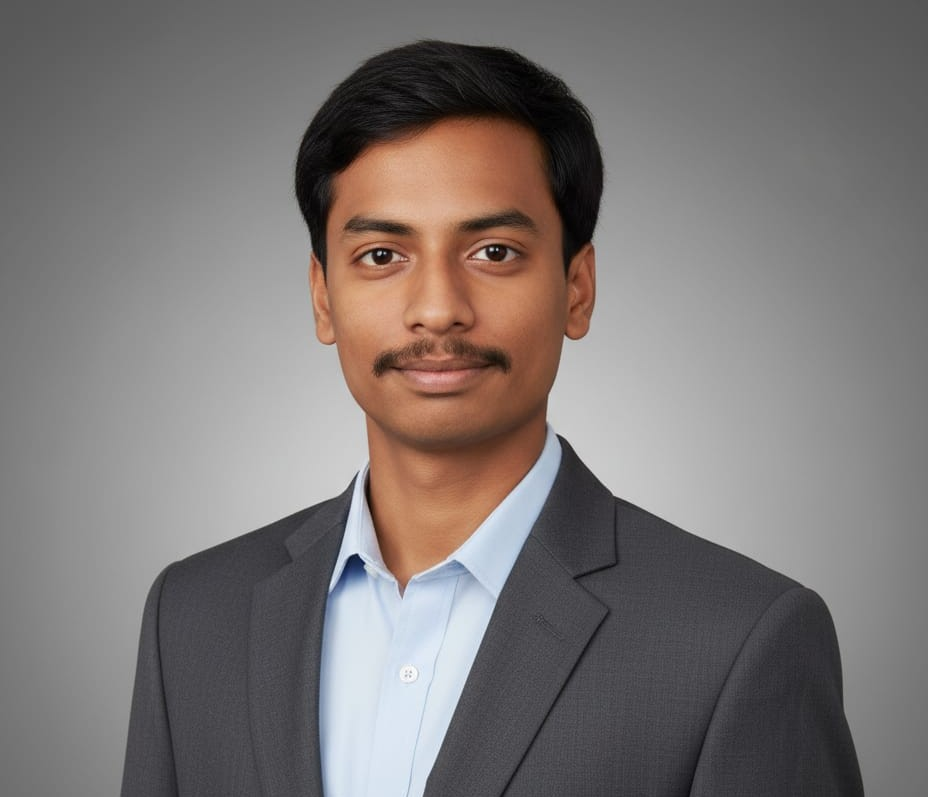
#> input picture openCV/DAY 2/shreekanth photo.jpeg, 928 x 797 px, found by its file name
$ python CV.py
#> lines starting #> are read from the running program, lines starting #| are printed output that depends on the picture; after the words box and inside, x2 and y2 are one past the last pixel; in counts of white or black regions, pixels touching at a corner belong together
import cv2
import numpy as np
import matplotlib.pyplot as plt

img = cv2.imread(r"C:\Users\shreekanth\OneDrive\Desktop\openCV\DAY 2\shreekanth photo.jpeg")
#> img is the input picture: shape (797, 928, 3); mean B, G, R 117.5, 119, 124.9
gray = cv2.cvtColor(img, cv2.COLOR_BGR2GRAY)
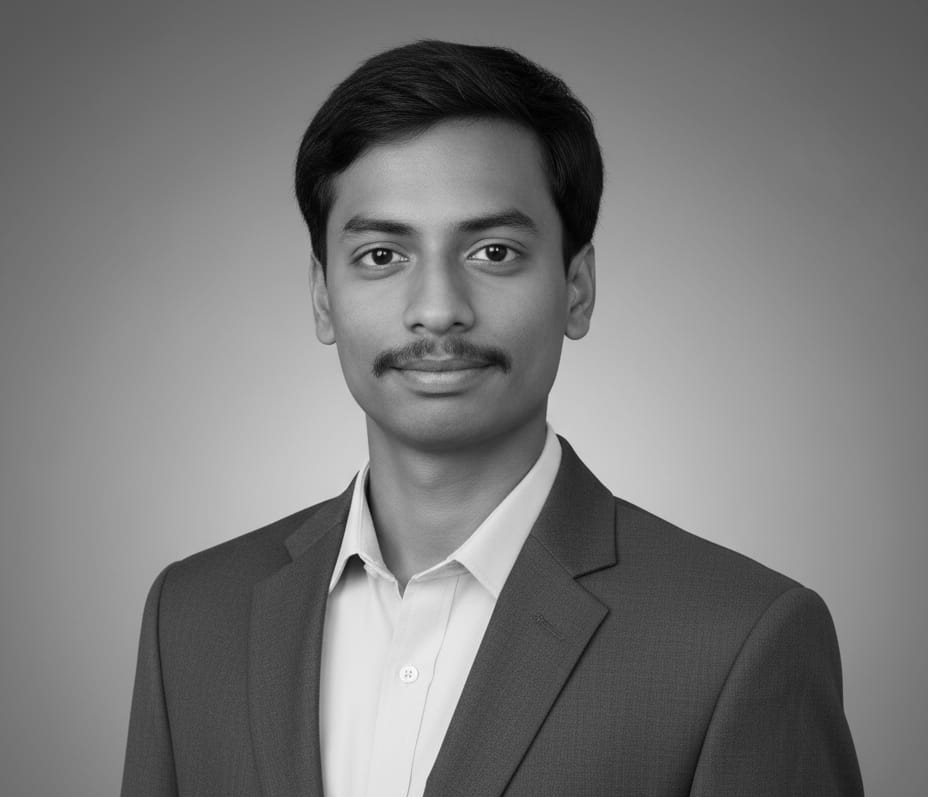
#> gray: shape (797, 928); min 0, max 254, mean 120.6

# 1. Different Thresholding
_, binary = cv2.threshold(gray, 127, 255, cv2.THRESH_BINARY)
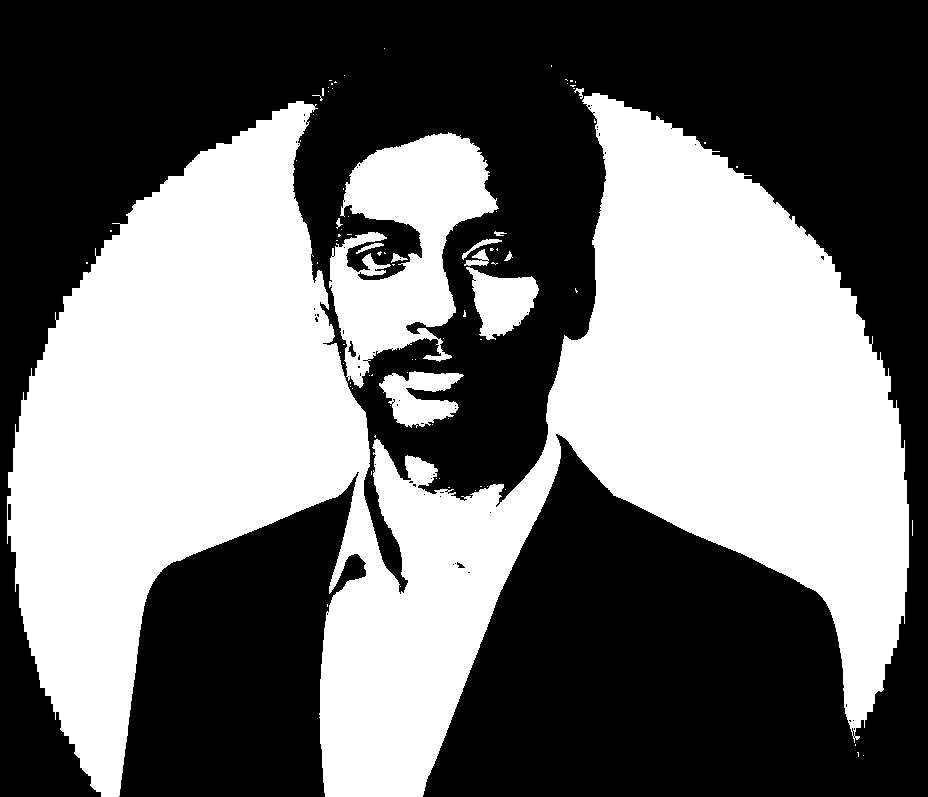
#> binary: shape (797, 928); 44.2% white; 85 white regions (73 under 20 px), largest, box (x1, y1, x2, y2) and area: (7, 93, 909, 797) 297942, (329, 132, 499, 388) 21881, (466, 267, 539, 340) 3114
_, otsu = cv2.threshold(gray, 0, 255, cv2.THRESH_BINARY + cv2.THRESH_OTSU)
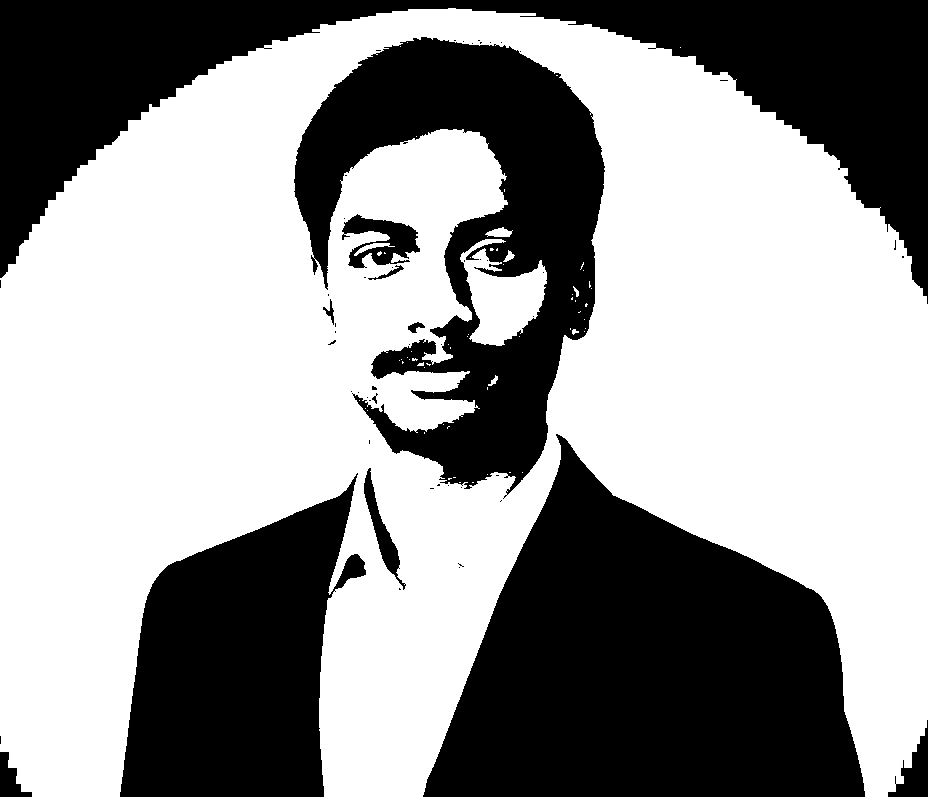
#> otsu: shape (797, 928); 59.2% white; 56 black regions (44 under 20 px), largest, box (x1, y1, x2, y2) and area: (423, 434, 865, 797) 98982, (0, 0, 928, 304) 82242, (294, 37, 605, 499) 64425

# 2. Adaptive Thresholding
adaptive = cv2.adaptiveThreshold(gray, 255, cv2.ADAPTIVE_THRESH_GAUSSIAN_C,
                                 cv2.THRESH_BINARY, 11, 2)
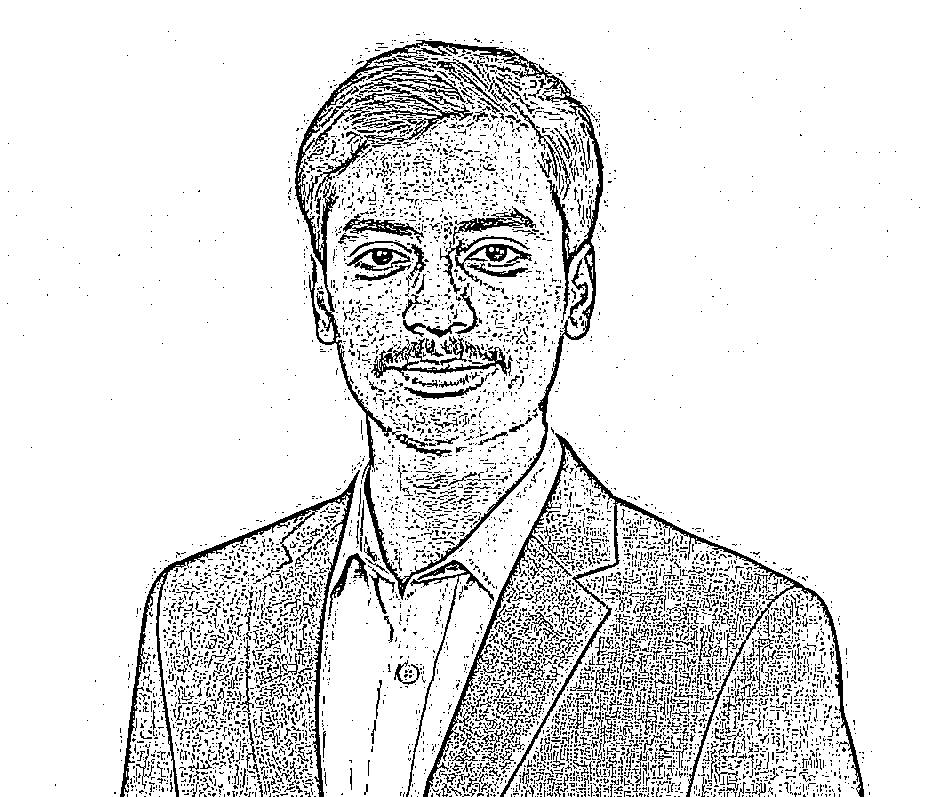
#> adaptive: shape (797, 928); 88.6% white; black in thin lines or dots

# 3. Noise Removal
blur = cv2.GaussianBlur(gray, (5,5), 0)
median = cv2.medianBlur(gray, 5)
bilateral = cv2.bilateralFilter(gray, 9, 75, 75)

# 4. Morphological Operations
kernel = np.ones((5,5), np.uint8)
erosion = cv2.erode(binary, kernel, iterations=1)
#> erosion: shape (797, 928); 41.5% white; 15 white regions (7 under 20 px), largest, box (x1, y1, x2, y2) and area: (9, 95, 907, 797) 284132, (332, 136, 495, 358) 17874, (474, 272, 536, 337) 2474
dilation = cv2.dilate(binary, kernel, iterations=1)
#> dilation: shape (797, 928); 47% white; 11 white regions, largest, box (x1, y1, x2, y2) and area: (5, 77, 915, 797) 338311, (460, 229, 541, 342) 4873, (377, 369, 466, 430) 3790
opening = cv2.morphologyEx(binary, cv2.MORPH_OPEN, kernel)
#> opening: shape (797, 928); 43.9% white; 11 white regions, largest, box (x1, y1, x2, y2) and area: (7, 93, 909, 797) 297219, (330, 134, 497, 386) 20980, (472, 270, 538, 339) 3034
closing = cv2.morphologyEx(binary, cv2.MORPH_CLOSE, kernel)
#> closing: shape (797, 928); 44.6% white; 18 white regions (11 under 20 px), largest, box (x1, y1, x2, y2) and area: (7, 79, 913, 797) 322477, (462, 231, 539, 340) 3801, (379, 371, 464, 428) 2971

# 5. Histogram Equalization
equalized = cv2.equalizeHist(gray)
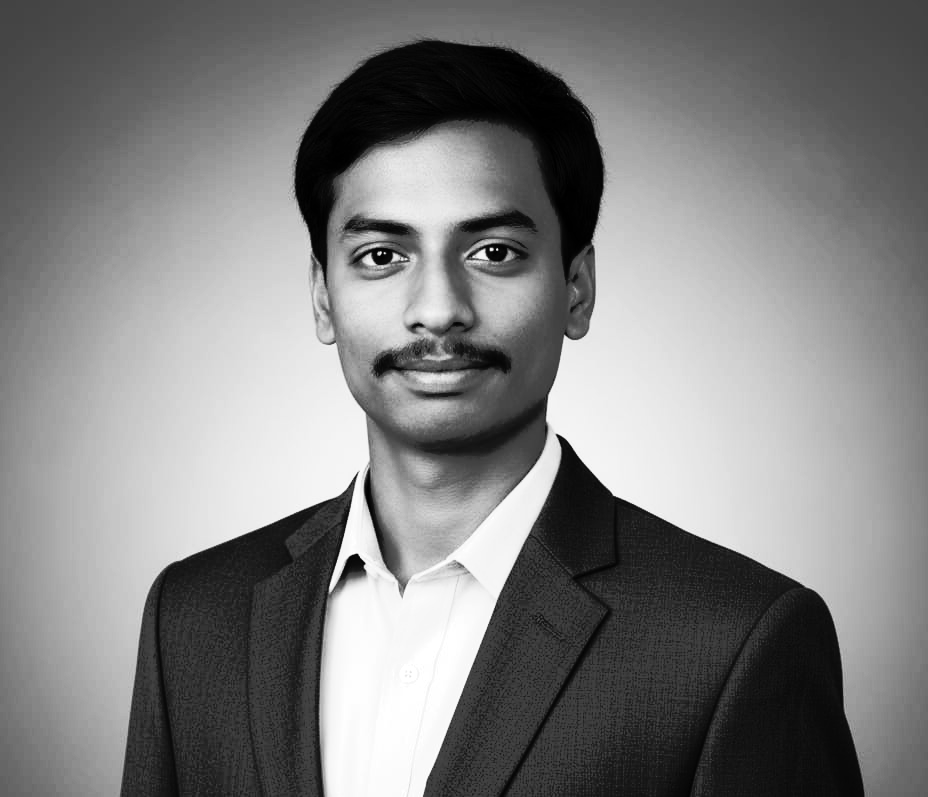
#> equalized: shape (797, 928); min 0, max 255, mean 128.3

# 6. Rotation
(h, w) = gray.shape
#> h = 797; w = 928
center = (w//2, h//2)
#> center = (464, 398)
M = cv2.getRotationMatrix2D(center, 45, 1.0)   # 45 degrees
rotated = cv2.warpAffine(gray, M, (w, h))
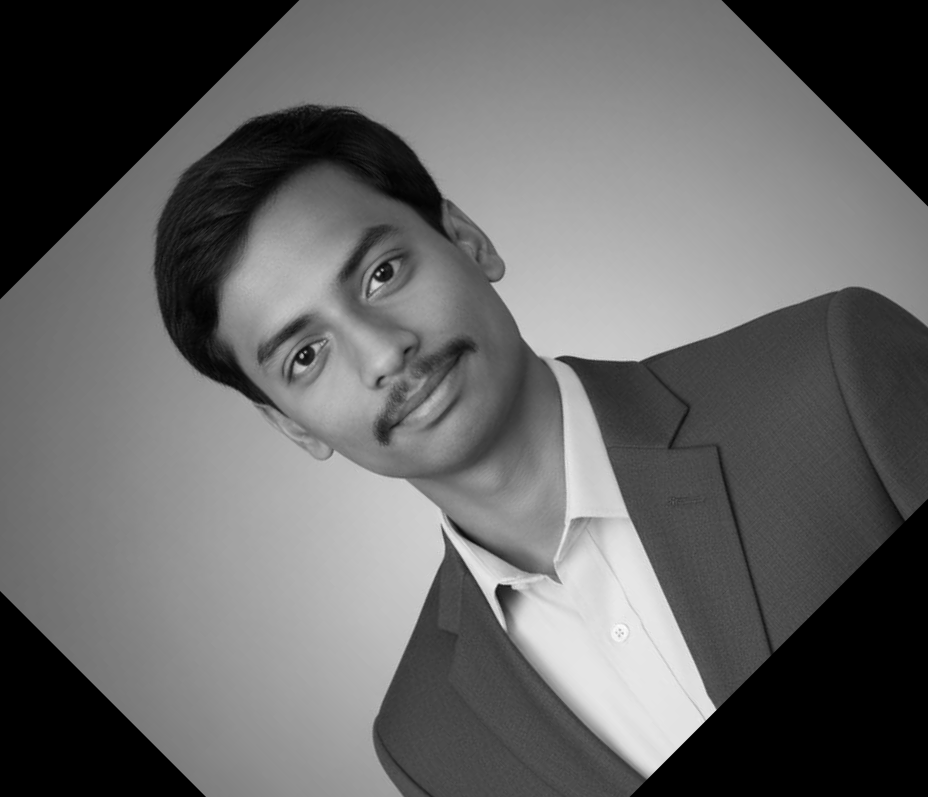
#> rotated: shape (797, 928); min 0, max 253, mean 102.1

# Display (you can expand this)
plt.figure(figsize=(15, 12))
titles = ['Original', 'Binary', 'Otsu', 'Adaptive', 'Equalized', 'Rotated']
images = [gray, binary, otsu, adaptive, equalized, rotated]

for i in range(6):
    plt.subplot(2, 3, i+1)
    plt.imshow(images[i], cmap='gray')
    plt.title(titles[i])
    plt.axis('off')
plt.show()
